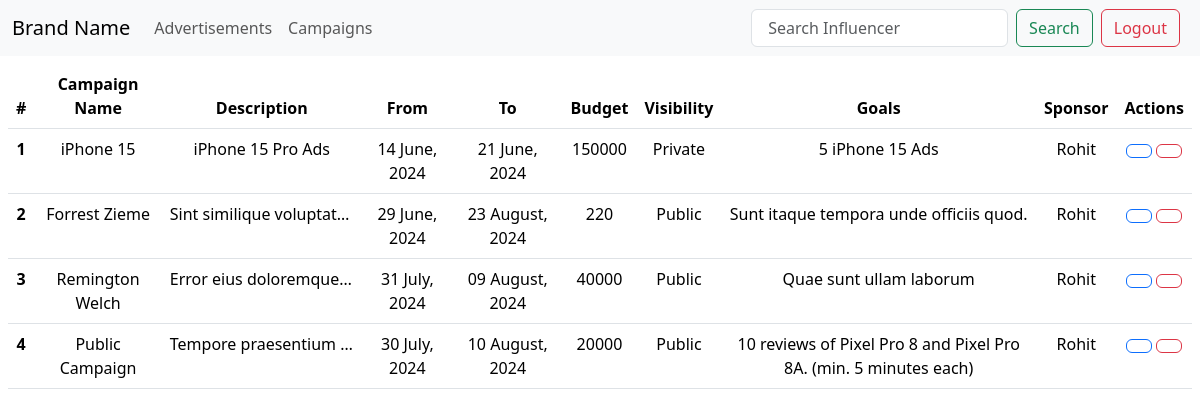
The page /campaigns (signed in) on the database its author committed.
### models/campaigns.py (models this page shows)
class Campaign(db.Model):
    id = db.Column(db.Integer, primary_key=True, autoincrement=True)
    name = db.Column(db.String(255), nullable=False)
    description = db.Column(db.String(255), nullable=False)
    start_date = db.Column(db.DateTime, nullable=False)
    end_date = db.Column(db.DateTime, nullable=False)
    budget = db.Column(db.Integer, nullable=False)
    visibility = db.Column(db.String(10), default="private")
    goals = db.Column(db.Integer, nullable=False)
    advertisements = db.relationship("Advertisement", backref="campaign")
    sponsor_id = db.Column(db.Integer, db.ForeignKey("sponsor.id"), nullable=False)
    flagged = db.Column(db.Boolean, default=False)

### models/sponsors.py (models this page shows)
class Sponsors(db.Model):
    __tablename__ = "sponsor"
    id = db.Column(db.Integer, primary_key=True, nullable=False, autoincrement=True)
    name = db.Column(db.String(255), nullable=False)
    industry = db.Column(db.String(255), nullable=False)
    budget = db.Column(db.Integer, nullable=False)
    campaigns = db.relationship("Campaign", backref="sponsor")

### routes/campaign_route.py (the view)
@app.route("/campaigns")
def show_campaigns():
    if not current_user.is_authenticated:
        return redirect("/")
    if current_user.role == "sponsor":
        campaigns = Campaigns.Campaign.query.filter_by(sponsor_id=current_user.id).all()
        message = None
        if "message" in request.args:
            message = request.args['message']
        return render_template("sponsor/campaigns/index.html", role="sponsor", campaigns=campaigns, message=message)
    return render_template("")

### app.py (called while the page is built)
@login_manager.user_loader
def load_user(user_id):
    return users.Users.query.get(user_id)

### templates/sponsor/campaigns/index.html (shortened to what this page needs)
{% extends "layout/base.html" %} {% block body %}
<section id="campaigns" class="m-2">
  {% if not campaigns %}
  <div class="h-full d-flex align-items-center justify-content-center">
    <span class="font-varela font-bold text-center fs-3"
      >Nothing to display yet.</span
    >
  </div>
  {% else %}
  <table class="table">
    <thead>
      <tr>
        <th scope="col" class="text-center">#</th>
        <th scope="col" class="text-center">Campaign Name</th>
        <th scope="col" class="text-center">Description</th>
        <th scope="col" class="text-center">From</th>
        <th scope="col" class="text-center">To</th>
        <th scope="col" class="text-center">Budget</th>
        <th scope="col" class="text-center">Visibility</th>
        <th scope="col" class="text-center">Goals</th>
        <th scope="col" class="text-center">Sponsor</th>
        <th scope="col" class="text-center">Actions</th>
      </tr>
    </thead>
    <tbody>
      {% for campaign in campaigns %}
      <tr>
        <th class="text-center" scope="row">{{ loop.index }}</th>
        <td class="text-center">{{ campaign.name }}</td>
        <td class="text-center text-truncate" style="max-width: 200px">
          {{ campaign.description }}
        </td>
        <td class="text-center">
          {{ campaign.start_date.strftime("%d %B, %Y") }}
        </td>
        <td class="text-center">
          {{ campaign.end_date.strftime("%d %B, %Y") }}
        </td>
        <td class="text-center">{{ campaign.budget }}</td>
        <td class="text-center text-capitalize">{{ campaign.visibility }}</td>
        <td class="text-center">{{ campaign.goals }}</td>
        <td class="text-center text-capitalize">{{ campaign.sponsor.name }}</td>
        <td class="text-center">
          <div class="d-flex align-items-center justify-content-center gap-1">
            <a href="/campaigns/{{ campaign.id }}">
              <ion-icon
                name="create-outline"
                style="font-size: 24px;"
                class="btn btn-outline-primary"
              ></ion-icon>
            </a>
            <a href="/campaigns/{{ campaign.id }}/delete">
              <ion-icon
                name="trash-outline"
                style="font-size: 24px;"
                class="btn btn-outline-danger"
              ></ion-icon>
            </a>
          </div>
        </td>
      </tr>
      {% endfor %}
    </tbody>
  </table>
  {% endif %}
</section>
{% endblock %}

### templates/layout/base.html (shortened to what this page needs)
<!DOCTYPE html>
<html lang="en" data-bs-theme="system">
  <head>
    <link href="{{url_for("static", filename="base.css") }}" rel="stylesheet" />
    <link
      href="https://cdn.jsdelivr.net/npm/bootstrap@5.3.3/dist/css/bootstrap.min.css"
      rel="stylesheet"
    />
    <link
      rel="stylesheet"
      href="https://cdn.jsdelivr.net/npm/bootstrap-select@1.14.0-beta2/dist/css/bootstrap-select.min.css"
    />
  </head>
  <body>
    {% if role %}
    <nav class="navbar navbar-expand-lg bg-body-tertiary sticky-top">
      <div class="container-fluid">
        <a class="navbar-brand" href="/">Brand Name</a>
        <div class="collapse navbar-collapse" id="navbarSupportedContent">
          <ul class="navbar-nav me-auto mb-2 mb-lg-0">
            <li class="nav-item">
              {% if role == "sponsor" %}
              <a class="nav-link" href="/advertisements">Advertisements</a>
              {% elif role == "admin" %}
              <a class="nav-link" href="/admin/advertisements">View all advertisements</a>
              {% endif %}
            </li>
            <li class="nav-item">
              {% if role == "sponsor" %}
              <a class="nav-link" href="/campaigns">Campaigns</a>
               {% elif role == "admin" %}
                <a class="nav-link" href="/admin/campaigns">View all campaigns</a>
              {% endif %}
            </li>
          </ul>
          {% if role == "sponsor" %}
          <form class="d-flex" action="/search">
            <input class="form-control me-2" type="search" placeholder="{% if
            role == "sponsor" %} Search Influencer {% endif %}"
            aria-label="Search" name="search" id="search" />
            <button class="btn btn-outline-success" type="submit">
              Search
            </button>
          </form>
          {% endif %}
          <a class="mx-2 btn btn-outline-danger" href="/logout">Logout</a>
        </div>
      </div>
    </nav>
    {% endif %} {% block body %}{% endblock %}
  </body>
</html>

### static/base.css (style rules this page uses)
body, html { scroll-snap-type: y mandatory; scroll-padding-top: 65px; }
tr { max-height: 50px; min-height: 50px; overflow: hidden; }
td { max-height: 50px; overflow: auto; }

### rows shown on the page
Campaign: name "iPhone 15", description "iPhone 15 Pro Ads", start_date "14 June, 2024", end_date "21 June, 2024", budget "150000", visibility "Private", goals "5 iPhone 15 Ads", sponsor.name "Rohit"
Campaign: name "Forrest Zieme", description "Sint similique voluptat…", start_date "29 June, 2024", end_date "23 August, 2024", budget "220", visibility "Public", goals "Sunt itaque tempora unde officiis quod.", sponsor.name "Rohit"
Campaign: name "Remington Welch", description "Error eius doloremque…", start_date "31 July, 2024", end_date "09 August, 2024", budget "40000", visibility "Public", goals "Quae sunt ullam laborum", sponsor.name "Rohit"
Campaign: name "Public Campaign", description "Tempore praesentium…", start_date "30 July, 2024", end_date "10 August, 2024", budget "20000", visibility "Public", goals "10 reviews of Pixel Pro 8 and Pixel Pro 8A. (min. 5 minutes each)", sponsor.name "Rohit"
